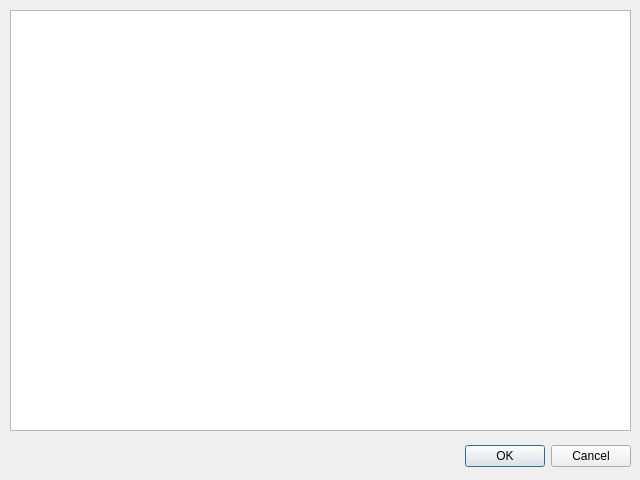
<?xml version="1.0" encoding="UTF-8"?>
<ui version="4.0">
 <class>PlatformInfoDialog</class>
 <widget class="QDialog" name="PlatformInfoDialog">
  <property name="geometry">
   <rect>
    <x>0</x>
    <y>0</y>
    <width>640</width>
    <height>480</height>
   </rect>
  </property>
  <property name="windowTitle">
   <string>Platform Info</string>
  </property>
  <widget class="QDialogButtonBox" name="buttonBox">
   <property name="geometry">
    <rect>
     <x>10</x>
     <y>440</y>
     <width>621</width>
     <height>32</height>
    </rect>
   </property>
   <property name="orientation">
    <enum>Qt::Horizontal</enum>
   </property>
   <property name="standardButtons">
    <set>QDialogButtonBox::Cancel|QDialogButtonBox::Ok</set>
   </property>
  </widget>
  <widget class="QTextEdit" name="platformInfoText">
   <property name="geometry">
    <rect>
     <x>10</x>
     <y>10</y>
     <width>621</width>
     <height>421</height>
    </rect>
   </property>
   <property name="readOnly">
    <bool>true</bool>
   </property>
  </widget>
 </widget>
 <resources/>
 <connections>
  <connection>
   <sender>buttonBox</sender>
   <signal>accepted()</signal>
   <receiver>PlatformInfoDialog</receiver>
   <slot>accept()</slot>
   <hints>
    <hint type="sourcelabel">
     <x>248</x>
     <y>254</y>
    </hint>
    <hint type="destinationlabel">
     <x>157</x>
     <y>274</y>
    </hint>
   </hints>
  </connection>
  <connection>
   <sender>buttonBox</sender>
   <signal>rejected()</signal>
   <receiver>PlatformInfoDialog</receiver>
   <slot>reject()</slot>
   <hints>
    <hint type="sourcelabel">
     <x>316</x>
     <y>260</y>
    </hint>
    <hint type="destinationlabel">
     <x>286</x>
     <y>274</y>
    </hint>
   </hints>
  </connection>
 </connections>
</ui>
